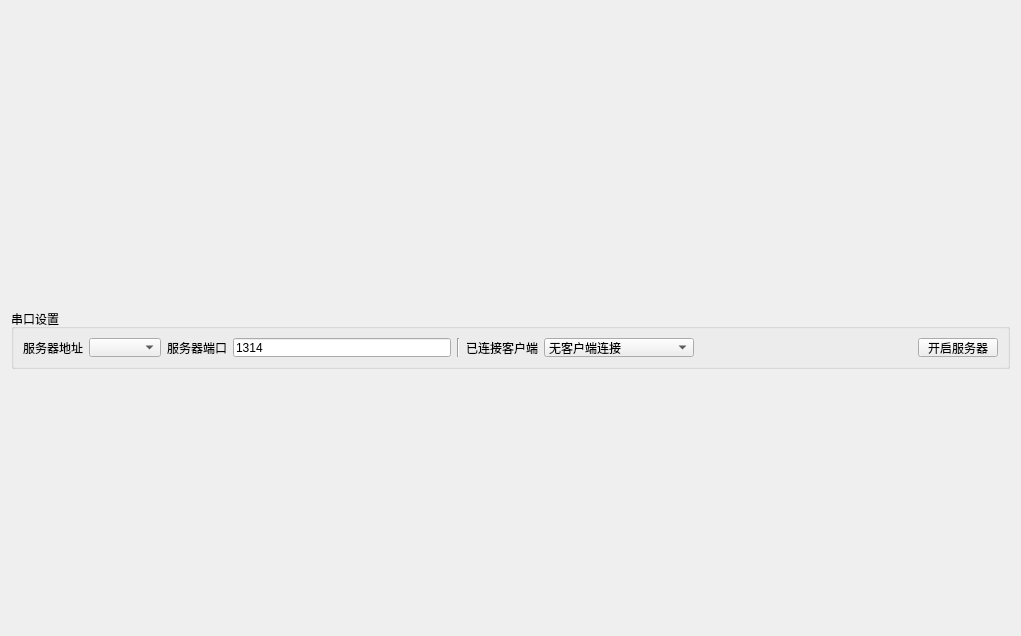
<?xml version="1.0" encoding="UTF-8"?>
<ui version="4.0">
 <class>TcpServerWidget</class>
 <widget class="QWidget" name="TcpServerWidget">
  <property name="geometry">
   <rect>
    <x>0</x>
    <y>0</y>
    <width>1021</width>
    <height>636</height>
   </rect>
  </property>
  <property name="windowTitle">
   <string>Form</string>
  </property>
  <layout class="QGridLayout" name="gridLayout_2">
   <item row="2" column="1">
    <widget class="QWidget" name="widget_input" native="true">
     <property name="maximumSize">
      <size>
       <width>16777215</width>
       <height>250</height>
      </size>
     </property>
    </widget>
   </item>
   <item row="2" column="0">
    <widget class="QWidget" name="widget_sendPanel" native="true">
     <property name="maximumSize">
      <size>
       <width>200</width>
       <height>250</height>
      </size>
     </property>
    </widget>
   </item>
   <item row="0" column="0" colspan="2">
    <widget class="QWidget" name="widget_output" native="true"/>
   </item>
   <item row="1" column="0" colspan="2">
    <widget class="QGroupBox" name="groupBox">
     <property name="maximumSize">
      <size>
       <width>16777215</width>
       <height>60</height>
      </size>
     </property>
     <property name="title">
      <string>串口设置</string>
     </property>
     <layout class="QGridLayout" name="gridLayout">
      <item row="0" column="11">
       <widget class="QLabel" name="label_3">
        <property name="text">
         <string>已连接客户端</string>
        </property>
       </widget>
      </item>
      <item row="0" column="9">
       <widget class="QLineEdit" name="lineEdit_localPort">
        <property name="maximumSize">
         <size>
          <width>16777215</width>
          <height>16777215</height>
         </size>
        </property>
        <property name="text">
         <string>1314</string>
        </property>
       </widget>
      </item>
      <item row="0" column="13">
       <spacer name="horizontalSpacer_2">
        <property name="orientation">
         <enum>Qt::Horizontal</enum>
        </property>
        <property name="sizeHint" stdset="0">
         <size>
          <width>40</width>
          <height>20</height>
         </size>
        </property>
       </spacer>
      </item>
      <item row="0" column="1" colspan="6">
       <widget class="QComboBox" name="comboBox_localAddress"/>
      </item>
      <item row="0" column="10">
       <widget class="Line" name="line">
        <property name="orientation">
         <enum>Qt::Vertical</enum>
        </property>
       </widget>
      </item>
      <item row="0" column="0">
       <widget class="QLabel" name="label">
        <property name="text">
         <string>服务器地址</string>
        </property>
       </widget>
      </item>
      <item row="0" column="8">
       <widget class="QLabel" name="label_2">
        <property name="text">
         <string>服务器端口</string>
        </property>
       </widget>
      </item>
      <item row="0" column="14">
       <widget class="QPushButton" name="pushButton_open">
        <property name="text">
         <string>开启服务器</string>
        </property>
       </widget>
      </item>
      <item row="0" column="12">
       <widget class="QComboBox" name="comboBox_client">
        <property name="minimumSize">
         <size>
          <width>150</width>
          <height>0</height>
         </size>
        </property>
        <item>
         <property name="text">
          <string>无客户端连接</string>
         </property>
        </item>
       </widget>
      </item>
     </layout>
    </widget>
   </item>
  </layout>
 </widget>
 <resources/>
 <connections/>
</ui>
